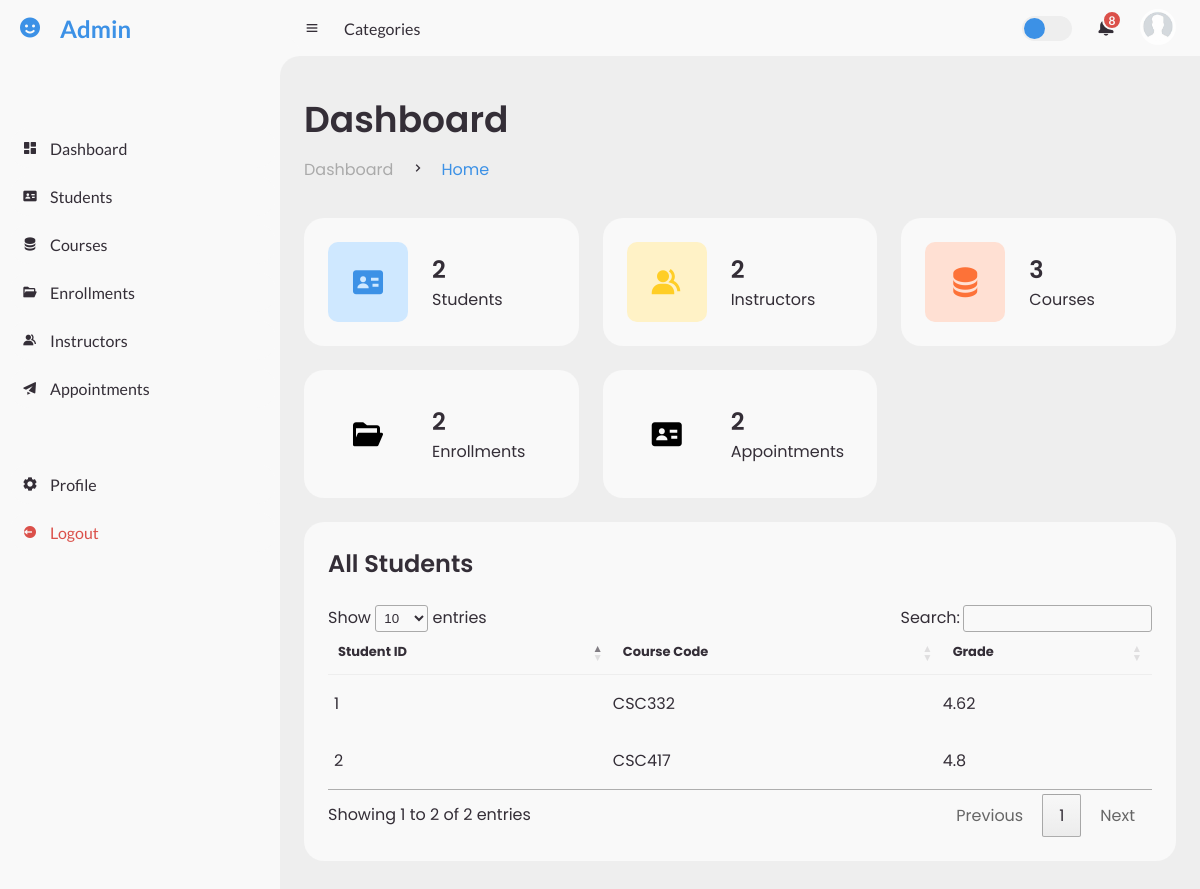
The app's page /view/index.php (signed in) with its own data.
### tables this page shows
CREATE TABLE `enrollments` (
  `id` int(11) NOT NULL,
  `student_id` int(11) NOT NULL,
  `course_id` int(11) NOT NULL,
  `grade` float NOT NULL
);

CREATE TABLE `courses` (
  `id` int(11) NOT NULL,
  `code` varchar(6) NOT NULL,
  `name` varchar(100) NOT NULL,
  `credit_hours` int(11) NOT NULL
);

### app/database.php (called while the page is built, shortened)
<?php
class Database {
	private $host;
	private $db_name;
	private $username;
	private $password;
	public $conn;
	public function __construct()
	{
		try {
			$this->conn = new PDO("mysql:host=$this->host;dbname=$this->db_name", $this->username, $this->password);
			$this->conn->setAttribute(PDO::ATTR_ERRMODE, PDO::ERRMODE_EXCEPTION);
		} catch (PDOException $e) {
			echo "Connection Error: " . $e->getMessage();
		}
	}
	private function set_variables(): void
	{
		$this->host = $_ENV['DB_HOST'];
		$this->db_name = $_ENV['DB_NAME'];
		$this->username = $_ENV['DB_USER'];
		$this->password = $_ENV['DB_PASSWORD'];
	}
	public function all(string $table): array
	{
		try {
			$sql = "SELECT * FROM $table";
			$stmt = $this->conn->prepare($sql);
			$stmt->execute();
			return $stmt->fetchAll(PDO::FETCH_ASSOC);
		} catch (PDOException $e) {
			echo "Error: " . $e->getMessage();
			return [];
		}
	}
	public function find(string $table, int $id): array
	{
		try {
			$sql = "SELECT * FROM $table WHERE id = :id";
			$stmt = $this->conn->prepare($sql);
			$stmt->bindValue(':id', $id);
			$stmt->execute();
			$result = $stmt->fetch(PDO::FETCH_ASSOC);
			return $result;
		} catch (PDOException $e) {
			echo 'Error: ' . $e->getMessage();
			return [];
		}
	}
	public function count(string $table): int
	{
		try {
			$sql = "SELECT COUNT(*) AS total FROM $table";
			$stmt = $this->conn->prepare($sql);
			$stmt->execute();
			$result = $stmt->fetch();
			return $result['total'];
		}
		catch (PDOException $e) {
			echo 'Error: ' . $e->getMessage();
			return 0;
		}
	}
}

### view/index.php (the view, shortened to what this page needs)
<?php include_once('partials/header.php') ?>
<?php include_once('partials/sidebar.php') ?>
<?php
$db = new Database();
$enrollments = $db->all('enrollments');
uasort($enrollments, function($a, $b) {
    return $b['grade'] <=> $a['grade'];
});
?>
<section id="content">
    <?php include_once('partials/navbar.php') ?>
    <main>
        <div class="head-title">
            <div class="left">
                <h1>Dashboard</h1>
                <ul class="breadcrumb">
                    <li>
                        <a href="#">Dashboard</a>
                    </li>
                    <li><i class='bx bx-chevron-right'></i></li>
                    <li>
                        <a class="active" href="#">Home</a>
                    </li>
                </ul>
            </div>
        </div>
        <ul class="box-info">
            <li>
                <i class='bx bxs-id-card'></i>
                <span class="text">
                    <h3><?= $db->count('students') ?></h3>
                    <p>Students</p>
                </span>
            </li>
            <li>
                <i class='bx bxs-group'></i>
                <span class="text">
                    <h3><?= $db->count('instructors') ?></h3>
                    <p>Instructors</p>
                </span>
            </li>
            <li>
                <i class='bx bxs-data'></i>
                <span class="text">
                    <h3><?= $db->count('courses') ?></h3>
                    <p>Courses</p>
                </span>
            </li>
            <li>
                <i class='bx bxs-folder-open'></i>
                <span class="text">
                    <h3><?= $db->count('enrollments') ?></h3>
                    <p>Enrollments</p>
                </span>
            </li>
            <li>
                <i class='bx bxs-id-card'></i>
                <span class="text">
                    <h3><?= $db->count('appointments') ?></h3>
                    <p>Appointments</p>
                </span>
            </li>
        </ul>
        <div class="table-data">
            <div class="ls-tables">
                <div class="head">
                    <h3>All Students</h3>
                </div>
                <table id="students-table">
                    <thead>
                        <tr>
                            <th>Student ID</th>
                            <th>Course Code</th>
                            <th>Grade</th>
                        </tr>
                    </thead>
                    <tbody>
                        <?php foreach($enrollments as $enrollment): ?>
                        <?php
                            $course_code = $db->find('courses', $enrollment['course_id'])['code'];
                        ?>
                        <tr>
                            <td><?= $enrollment['id'] ?></td>
                            <td><?= $course_code ?></td>
                            <td><?= $enrollment['grade'] ?></td>
                        </tr>
                        <?php endforeach ?>
                    </tbody>
                </table>
            </div>
        </div>
    </main>
</section>
<?php include_once('partials/footer.php') ?>

### assets/css/style.css (style rules this page uses)
* { margin: 0; padding: 0; box-sizing: border-box; }
a { text-decoration: none; }
li { list-style: none; }
:root { --poppins: 'Poppins', sans-serif; --lato: 'Lato', sans-serif; --light: #F9F9F9; --blue: #3C91E6; --light-blue: #CFE8FF; --grey: #eee; --dark-grey: #AAAAAA; --dark: #342E37; --red: #DB504A; --yellow: #FFCE26; --light-yellow: #FFF2C6; --orange: #FD7238; --light-orange: #FFE0D3; }
html { overflow-x: hidden; }
body { background: var(--grey); overflow-x: hidden; }
#content { position: relative; width: calc(100% - 280px); left: 280px; transition: .3s ease; }
#content main { width: 100%; padding: 36px 24px; font-family: var(--poppins); max-height: calc(100vh - 56px); overflow-y: auto; }
#content main .head-title { display: flex; align-items: center; justify-content: space-between; grid-gap: 16px; flex-wrap: wrap; }
#content main .head-title .left h1 { font-size: 36px; font-weight: 600; margin-bottom: 10px; color: var(--dark); }
#content main .head-title .left .breadcrumb { display: flex; align-items: center; grid-gap: 16px; }
#content main .head-title .left .breadcrumb li { color: var(--dark); }
#content main .head-title .left .breadcrumb li a { color: var(--dark-grey); pointer-events: none; }
#content main .head-title .left .breadcrumb li a.active { color: var(--blue); pointer-events: unset; }
#content main .box-info { display: grid; grid-template-columns: repeat(auto-fit, minmax(240px, 1fr)); grid-gap: 24px; margin-top: 36px; }
#content main .box-info li { padding: 24px; background: var(--light); border-radius: 20px; display: flex; align-items: center; grid-gap: 24px; }
#content main .box-info li .bx { width: 80px; height: 80px; border-radius: 10px; font-size: 36px; display: flex; justify-content: center; align-items: center; }
#content main .box-info li:nth-child(1) .bx { background: var(--light-blue); color: var(--blue); }
#content main .box-info li:nth-child(2) .bx { background: var(--light-yellow); color: var(--yellow); }
#content main .box-info li:nth-child(3) .bx { background: var(--light-orange); color: var(--orange); }
#content main .box-info li .text h3 { font-size: 24px; font-weight: 600; color: var(--dark); }
#content main .box-info li .text p { color: var(--dark); }
#content main .table-data { display: flex; flex-wrap: wrap; grid-gap: 24px; margin-top: 24px; width: 100%; color: var(--dark); }
#content main .table-data > div { border-radius: 20px; background: var(--light); padding: 24px; overflow-x: auto; }
#content main .table-data .head { display: flex; align-items: center; grid-gap: 16px; margin-bottom: 24px; }
#content main .table-data .head h3 { margin-right: auto; font-size: 24px; font-weight: 600; }
#content main .table-data .ls-tables { flex-grow: 1; flex-basis: 500px; }
#content main .table-data .ls-tables table { width: 100%; border-collapse: collapse; }
#content main .table-data .ls-tables table th { padding-bottom: 12px; font-size: 13px; text-align: left; border-bottom: 1px solid var(--grey); }
#content main .table-data .ls-tables table td { padding: 16px 0; }
#content main .table-data .ls-tables table tr td:first-child { display: flex; align-items: center; grid-gap: 12px; padding-left: 6px; }

### records on screen
enrollments: id "2", course.code "CSC417", grade "4.8"
enrollments: id "1", course.code "CSC332", grade "4.62"

### other values on screen
$db->count('students') "2"
$db->count('instructors') "2"
$db->count('courses') "3"
$db->count('enrollments') "2"
$db->count('appointments') "2"
